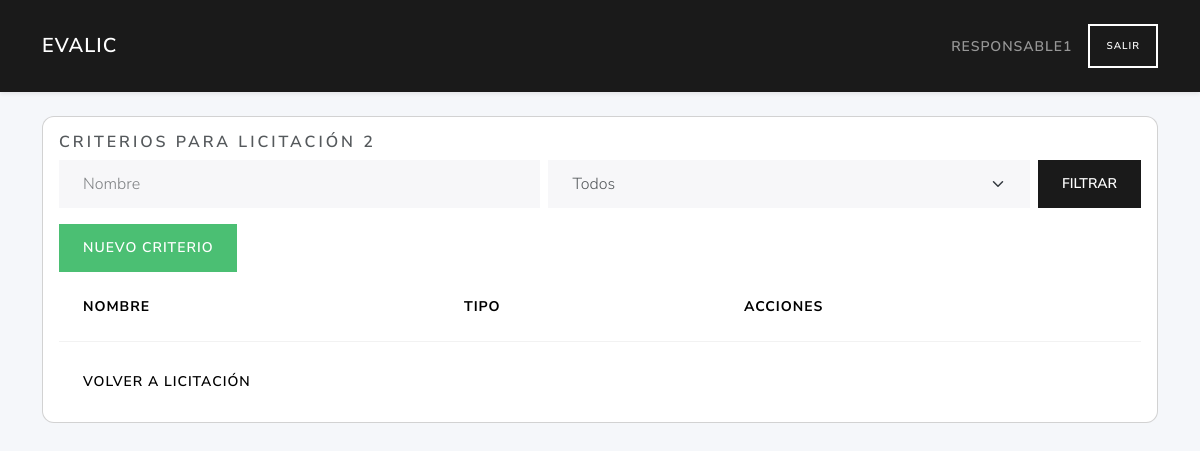
Page /criterios/2 (signed in) on the earlier database version.
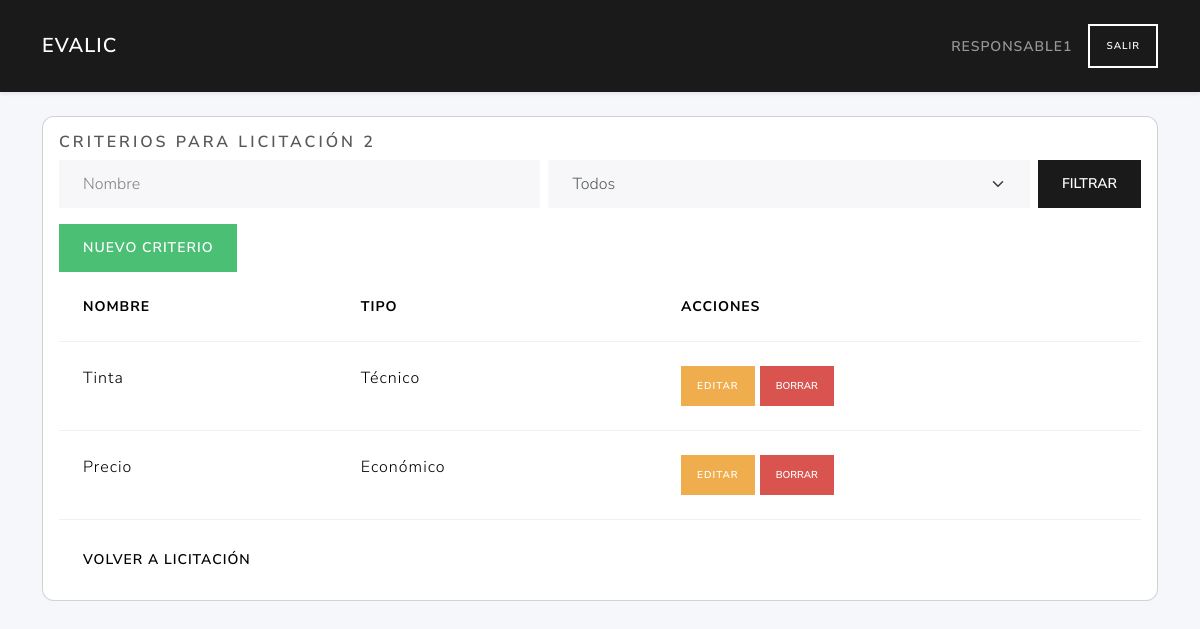
Same page on the later database version.
### tables this page shows
CREATE TABLE criterios (
        id  INTEGER PRIMARY KEY AUTOINCREMENT,
        NombreCriterio TEXT NOT NULL,
        descripcion TEXT,
        peso INTEGER,
        PrecioBase INTEGER,             
        tipocriterio_id INTEGER NOT NULL,
        licitacion_id INTEGER NOT NULL,
        formula_id INTEGER,                          
        FOREIGN KEY (tipocriterio_id) REFERENCES tipo_criterios(id)
        FOREIGN KEY (licitacion_id) REFERENCES licitaciones(id)
        FOREIGN KEY (formula_id) REFERENCES formulas(id)                                                             
    );

CREATE TABLE tipo_criterios (
        id INTEGER PRIMARY KEY AUTOINCREMENT,
        TipoCriterio TEXT NOT NULL UNIQUE CHECK(TipoCriterio IN ('Técnico','Económico'))
    );

### routes/criterios_routes.py (the view)
@criterios_bp.route('/<int:lic_id>')
def index(lic_id):
    if 'user_id' not in session:
        return redirect(url_for('auth.login'))
    db = get_db(current_app)
    items = listar(db, lic_id)
    filtro_nombre = request.args.get('filtro_nombre', '').strip()
    filtro_tipo   = request.args.get('filtro_tipo', '')
    if filtro_nombre:
        items = [
            c for c in items
            if filtro_nombre.lower() in (c['NombreCriterio'] or '').lower()
        ]
    if filtro_tipo:
        items = [
            c for c in items
            if c['TipoCriterio'] == filtro_tipo
        ]
    tipo_filtros = [t['TipoCriterio'] for t in tipos(db)]
    return render_template(
        'criterios/index.html',
        criterios=items,
        lic_id=lic_id,
        tipo_opts=tipo_filtros,  # ahora es lista de strings, no Rows
        request=request
    )

### app.py (called while the page is built)
def create_app():
    app = Flask(__name__)
    app.config.from_object(Config)
    @app.context_processor
    def utility_processor():
        from flask import request, url_for
        def url_for_other_page(page):
            args = request.args.copy()
            args['page'] = page
            return url_for('licitaciones.index', **args)
        return dict(url_for_other_page=url_for_other_page)
    app.teardown_appcontext(close_connection)
    with app.app_context():
        init_db(app)
    app.register_blueprint(auth_bp)
    app.register_blueprint(user_bp)
    app.register_blueprint(licitaciones_bp)
    app.register_blueprint(ofertas_bp)
    app.register_blueprint(licitantes_bp)
    app.register_blueprint(evaluador_bp)
    from routes.criterios_routes import criterios_bp
    app.register_blueprint(criterios_bp)
    return app

### models/criterios_data.py (called while the page is built)
def list_criterios(db, licitacion_id):
    return db.execute("""
        SELECT c.*, t.TipoCriterio, f.NombreFormula
        FROM criterios c
        JOIN tipo_criterios t ON c.tipocriterio_id=t.id
        LEFT JOIN formulas f ON c.formula_id=f.id
        WHERE c.licitacion_id=?
        ORDER BY c.id
    """, (licitacion_id,)).fetchall()

### templates/criterios/index.html (shortened to what this page needs)
{% extends "base.html" %}
{% block content %}
<div class="card">
  <div class="card-body">
    <h5 class="card-title">Criterios para Licitación {{ lic_id }}</h5>
    <form method="get" class="row g-2 mb-3 align-items-end">
     <div class="col">
       <input
         type="text"
         class="form-control"
         id="filtro_nombre"
         name="filtro_nombre"
         placeholder="Nombre"
         value="{{ request.args.get('filtro_nombre','') }}"
      >
     </div>
     <div class="col">
       <select
         class="form-select"
         id="filtro_tipo"
         name="filtro_tipo"
      >
         <option value="">Todos</option>
       </select>
     </div>
     <div class="col-auto ms-auto">
       <button type="submit" class="btn btn-primary">Filtrar</button>
     </div>
   </form>
    <a href="{{ url_for('criterios.create_criterio_route', lic_id=lic_id) }}" class="btn btn-success mb3">Nuevo Criterio</a>
    <table class="table">
      <thead>
        <tr>
          <th>Nombre</th><th>Tipo</th><th>Acciones</th>
        </tr>
      </thead>
      <tbody>
        {% for c in criterios %}
        <tr>
          <td>{{ c.NombreCriterio }}</td>
          <td>{{ c.TipoCriterio }}</td>
          <td>
            <a href="{{ url_for('criterios.edit_criterio_route', lic_id=lic_id, crit_id=c.id) }}" class="btn btn-sm btn-warning">Editar</a>
            <form method="post" action="{{ url_for('criterios.delete_criterio_route', lic_id=lic_id, crit_id=c.id) }}" style="display:inline">
              <button type="submit" class="btn btn-sm btn-danger" onclick="return confirm('¿Eliminar criterio?')">Borrar</button>
            </form>
          </td>
        </tr>
        {% endfor %}
      </tbody>
    </table>
    <a href="{{ url_for('licitaciones.edit_licitacion_route', lic_id=lic_id) }}" class="btn btn-secondary">Volver a Licitación</a>
  </div>
</div>
{% endblock %}

Differences in the rows shown:
added criterios: NombreCriterio "Tinta", TipoCriterio "Técnico"
added criterios: NombreCriterio "Precio", TipoCriterio "Económico"
